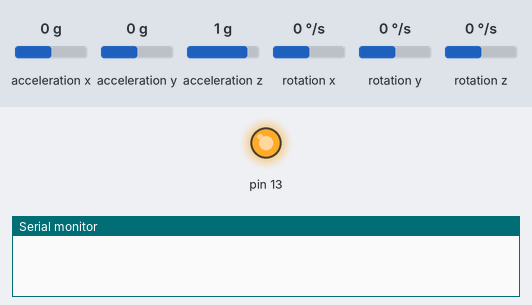
Bench run of a sketch on a simulated Arduino Uno, built with avr-gcc and run on an emulated ATmega328P. Shown: output pins drawn as LEDs (lit = HIGH), the last lines printed to the serial monitor. Wiring (inferred from the names in the program): MPU-6050 motion sensor at I2C address 0x68. Inputs (shaded band) come from the test bench; at power-on: acceleration x 0 g, acceleration y 0 g, acceleration z 1 g, rotation x 0 °/s, rotation y 0 °/s, rotation z 0 °/s.

Above: at 0.1 s.
At 0.5 s:
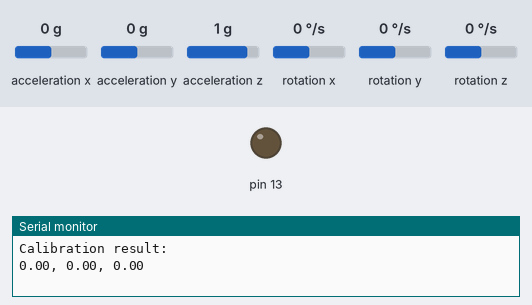
Timing chart, 0 to 2.0 s (numbered marks = the images above):
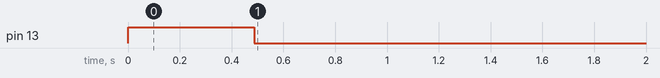

The sketch:

MPU6050_arduino_firmware.ino
```cpp
//* File name:   MPU6050_arduino_firmware.ino
//* Developer:   Roy TWu
//* Description: MPU-6050 Accelerometer + Gyro
//* History:
//*   03/01/2019 -- File imported from https://github.com/mattzzw/Arduino-mpu6050
//*   03/04/2019 --

//#include <SoftwareSerial.h>
#include <Wire.h>
#include <math.h>

#define MPU6050_I2C_ADDRESS 0x68
#define FREQ  30.0  //* sample freq in Hz

//* global angle, gyro derived
double gyrX = 0;
double gyrY = 0;
double gyrZ = 0;

int16_t accX = 0;
int16_t accY = 0;
int16_t accZ = 0;

double angleFromGyro_x = 0;
double angleFromGyro_y = 0;
double angleFromGyro_z = 0;

double gyrXoffs = 0;
double gyrYoffs = 0;
double gyrZoffs = 0;

double gSensitivity = 65.5;   //* for 500 deg/s, check data sheet

//* ===== ===== ===== ===== ===== ===== =====
//* ===           INITIAL SETUP           ===
//* ===== ===== ===== ===== ===== ===== =====
void setup()
{
  int error;
  uint8_t c;
  uint8_t sample_div;

  //BTSerial.begin(38400);
  Serial.begin(38400);

  //* debug led
  pinMode(13, OUTPUT);

  //* Initialize the 'Wire' class for the I2C-bus.
  Wire.begin();

  //* PWR_MGMT_1:
  //* wake up
  i2c_write_reg (MPU6050_I2C_ADDRESS, 0x6b, 0x00);

  //* CONFIG:
  //* Low pass filter samples, 1khz sample rate
  i2c_write_reg (MPU6050_I2C_ADDRESS, 0x1a, 0x01);

  //* GYRO_CONFIG:
  //* FS_SEL=1, +-500 deg/s, 65.5 LSBs/deg/s
  i2c_write_reg(MPU6050_I2C_ADDRESS, 0x1b, 0x08);

  //* CONFIG:
  //* set sample rate
  //* sample rate FREQ = Gyro sample rate / (sample_div + 1)
  //* 1kHz / (div + 1) = FREQ
  //* reg_value = 1khz/FREQ - 1
  sample_div = 1000 / FREQ - 1;
  i2c_write_reg (MPU6050_I2C_ADDRESS, 0x19, sample_div);


  // Serial.write("Calibrating...");
  digitalWrite(13, HIGH);
  calibrate();
  digitalWrite(13, LOW);
  // Serial.write("done.");
}

//* ===== ===== ===== ===== ===== ===== =====
//* ===             MAIN LOOP             ===
//* ===== ===== ===== ===== ===== ===== =====
void loop()
{
  int error;
  double dT;
  double ax, ay, az;
  unsigned long start_time, end_time;

  start_time = millis();

  read_sensor_data();

  //* angles based on accelerometer
  ax = atan2(accY, accZ) * 180 / M_PI;
  ay = atan2(accX, sqrt( pow(accY, 2) + pow(accZ, 2))) * 180 / M_PI;


  //* Integration, angles based on gyro (deg/s)
  //* Formula: angle = angle_previous + angular_velocity*dt
  angleFromGyro_x = angleFromGyro_x  + gyrX / FREQ;
  angleFromGyro_y = angleFromGyro_y  + gyrY / FREQ;
  angleFromGyro_z = angleFromGyro_z  + gyrZ / FREQ;

  //* complementary filter
  angleFromGyro_x = angleFromGyro_x * 0.96 + ax * 0.04;
  angleFromGyro_y = angleFromGyro_y * 0.96 + ay * 0.04;


  //* quaternion
  double dt = 1/FREQ;
  double norm_w = sqrt(pow(gyrX,2) + pow(gyrY,2) + pow(gyrZ,2));
  double dq0 = cos(dt*norm_w/2);
  double dq1 = (gyrX/norm_w)*sin(dt*norm_w/2);
  double dq2 = (gyrY/norm_w)*sin(dt*norm_w/2);
  double dq3 = (gyrZ/norm_w)*sin(dt*norm_w/2);


  //* check if there is anyrequest from the other side...
  if(Serial.available())
  {
    char rx_char;
    //* dummy read
    rx_char = Serial.read();
    //* send data as requested
    if (rx_char == '.'){
      digitalWrite(13, HIGH);
      Serial.print(angleFromGyro_x, 2);
      Serial.print(", ");
      Serial.print(angleFromGyro_y, 2);
      Serial.print(", ");
      Serial.println(angleFromGyro_z, 2);
      digitalWrite(13, LOW);
    }

    //* reset z gyro axis
    if (rx_char == 'z'){
      angleFromGyro_z = 0;
    }
  }
  end_time = millis();

  //* remaining time to complete sample time
  delay(((1/FREQ) * 1000) - (end_time - start_time));
  //Serial.println(end_time - start_time);
}

//* ----- -----
void calibrate(){
  int x;
  int num = 500;
  long xSum = 0, ySum = 0, zSum = 0;
  uint8_t i2cData[6];
  uint8_t error;

  for (x = 0; x < num; x++){
    error = i2c_read(MPU6050_I2C_ADDRESS, 0x43, i2cData, 6);
    if(error!=0)
    return;

    xSum += ((i2cData[0] << 8) | i2cData[1]);
    ySum += ((i2cData[2] << 8) | i2cData[3]);
    zSum += ((i2cData[4] << 8) | i2cData[5]);
  }
  gyrXoffs = xSum / num;
  gyrYoffs = ySum / num;
  gyrZoffs = zSum / num;

  Serial.println("Calibration result:");
  Serial.print(gyrXoffs);
  Serial.print(", ");
  Serial.print(gyrYoffs);
  Serial.print(", ");
  Serial.println(gyrZoffs);
}

//* ----- -----
void read_sensor_data(){
 uint8_t i2cData[14];
 uint8_t error;
 //* read imu data
 error = i2c_read(MPU6050_I2C_ADDRESS, 0x3b, i2cData, 14);
 if(error!=0)
 return;

 //* assemble 16 bit sensor data
 accX = ((i2cData[0] << 8) | i2cData[1]);
 accY = ((i2cData[2] << 8) | i2cData[3]);
 accZ = ((i2cData[4] << 8) | i2cData[5]);

 gyrX = (((i2cData[8] << 8) | i2cData[9]) - gyrXoffs) / gSensitivity;
 gyrY = (((i2cData[10] << 8) | i2cData[11]) - gyrYoffs) / gSensitivity;
 gyrZ = (((i2cData[12] << 8) | i2cData[13]) - gyrZoffs) / gSensitivity;
}

//* ----- I2C routines -----
int i2c_read(int addr, int start, uint8_t *buffer, int size)
{
  int i, n, error;

  Wire.beginTransmission(addr);
  n = Wire.write(start);
  if (n != 1)
  return (-10);

  n = Wire.endTransmission(false);    //* hold the I2C-bus
  if (n != 0)
  return (n);

  //* Third parameter is true: relase I2C-bus after data is read.
  Wire.requestFrom(addr, size, true);
  i = 0;
  while(Wire.available() && i<size){
    buffer[i++] = Wire.read();
  }
  if ( i != size)
  return (-11);

  return (0);  // return : no error
}

//* ----- -----
int i2c_write(int addr, int start, const uint8_t *pData, int size)
{
  int n, error;

  Wire.beginTransmission(addr);
  n = Wire.write(start);        //* write the start address
  if (n != 1)
  return (-20);

  n = Wire.write(pData, size);  //* write data bytes
  if (n != size)
  return (-21);

  error = Wire.endTransmission(true); //* release the I2C-bus
  if (error != 0)
  return (error);

  return (0);   //* return : no error
}

//* ----- -----
int i2c_write_reg(int addr, int reg, uint8_t data)
{
  int error;

  error = i2c_write(addr, reg, &data, 1);
  return (error);
}
```
